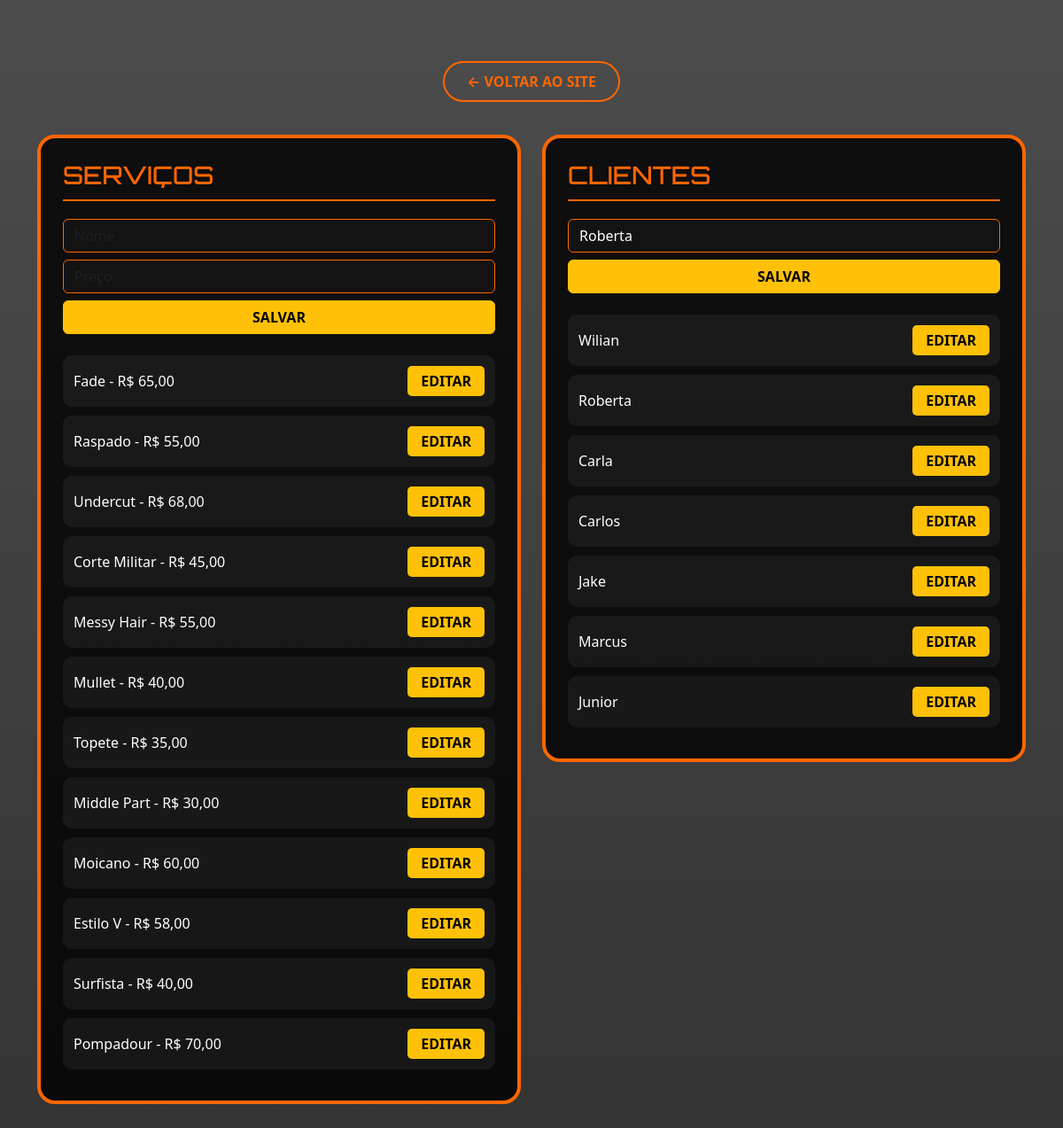
/painel/?edit_cliente=2, run on the app's committed database.
### core/models.py (models this page shows, shortened)
class Servico(models.Model):
    nome = models.CharField(max_length=100)
    preco = models.DecimalField(max_digits=10, decimal_places=2)

class Cliente(models.Model):
    nome = models.CharField(max_length=100)

### core/views.py (the view, shortened to what this page needs)
# urls.py: path('painel/', painel, name='painel'),
def painel(request):
    lang = request.session.get('django_language', 'pt-br')
    servico_edit = Servico.objects.filter(id=request.GET.get('edit_servico')).first()
    cliente_edit = Cliente.objects.filter(id=request.GET.get('edit_cliente')).first()
    return render(request, 'painel.html', {
        'servicos': Servico.objects.all(), 'clientes': Cliente.objects.all(),
        'servico_edit': servico_edit, 'cliente_edit': cliente_edit, 't': get_textos(lang)
    })

### core/templates/painel.html (shortened to what this page needs)
{% load static %}
<!DOCTYPE html>
<html lang="pt-br">
<head>
    <link href="https://cdn.jsdelivr.net/npm/bootstrap@5.3.0/dist/css/bootstrap.min.css" rel="stylesheet">
</head>
<body>
    <div class="container text-center">
        <div class="mb-5"><a href="{% url 'index' %}" class="btn-back">← {{ t.voltar }}</a></div>
        <div class="row text-start">
            <div class="col-md-6">
                <div class="panel-card">
                    <h3 class="section-title">{{ t.servicos }}</h3>
                    <form method="POST" class="mb-4">{% csrf_token %}
                        <input type="text" name="nome" class="form-control mb-2" value="{{ servico_edit.nome }}" placeholder="Nome" required>
                        <input type="number" step="0.01" name="preco" class="form-control mb-2" value="{{ servico_edit.preco }}" placeholder="Preço" required>
                        <button class="btn btn-warning w-100 fw-bold">{{ t.salvar }}</button>
                    </form>
                    {% for s in servicos %}
                    <div class="list-item">
                        <span>{{ s.nome }} - R$ {{ s.preco }}</span>
                        <a href="?edit_servico={{ s.id }}" class="btn-edit">{{ t.editar }}</a>
                    </div>
                    {% endfor %}
                </div>
            </div>
            <div class="col-md-6">
                <div class="panel-card">
                    <h3 class="section-title">{{ t.clientes }}</h3>
                    <form method="POST" class="mb-4">{% csrf_token %}
                        <input type="text" name="nome" class="form-control mb-2" value="{{ cliente_edit.nome }}" placeholder="Nome" required>
                        <button class="btn btn-warning w-100 fw-bold">{{ t.salvar }}</button>
                    </form>
                    {% for c in clientes %}
                    <div class="list-item">
                        <span>{{ c.nome }}</span>
                        <a href="?edit_cliente={{ c.id }}" class="btn-edit">{{ t.editar }}</a>
                    </div>
                    {% endfor %}
                </div>
            </div>
        </div>
    </div>
</body>
</html>

### data on the page
Servico: nome "Fade", preco "65,00", editar "EDITAR"
Servico: nome "Raspado", preco "55,00", editar "EDITAR"
Servico: nome "Undercut", preco "68,00", editar "EDITAR"
Servico: nome "Corte Militar", preco "45,00", editar "EDITAR"
Servico: nome "Messy Hair", preco "55,00", editar "EDITAR"
Servico: nome "Mullet", preco "40,00", editar "EDITAR"
Servico: nome "Topete", preco "35,00", editar "EDITAR"
Servico: nome "Middle Part", preco "30,00", editar "EDITAR"
Servico: nome "Moicano", preco "60,00", editar "EDITAR"
Servico: nome "Estilo V", preco "58,00", editar "EDITAR"
Servico: nome "Surfista", preco "40,00", editar "EDITAR"
Servico: nome "Pompadour", preco "70,00", editar "EDITAR"
Cliente: nome "Roberta", editar "EDITAR"
Cliente: nome "Wilian", editar "EDITAR"
Cliente: nome "Carla", editar "EDITAR"
Cliente: nome "Carlos", editar "EDITAR"
Cliente: nome "Jake", editar "EDITAR"
Cliente: nome "Marcus", editar "EDITAR"
Cliente: nome "Junior", editar "EDITAR"

### other printed values
{{ t.voltar }} "VOLTAR AO SITE"
{{ t.servicos }} "SERVIÇOS"
{{ t.salvar }} "SALVAR"
{{ t.clientes }} "CLIENTES"
